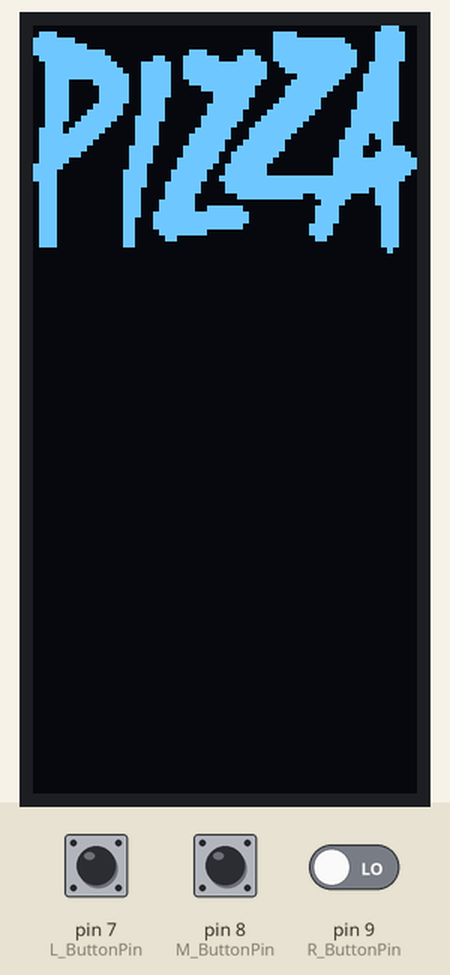
Simulated run of this sketch. Board: Arduino Uno, built with avr-gcc and run on an emulated ATmega328P. On the bench: 64×128 one-colour display. The inputs (shaded band) are chosen by the test bench; at power-on: pin 8 (M_ButtonPin) LOW, pin 7 (L_ButtonPin) LOW, pin 9 (R_ButtonPin) LOW.

Above: at 1.3 s.
1.4 s: pin 8 (M_ButtonPin) pulled HIGH for 0.15 s
At 2.04 s:
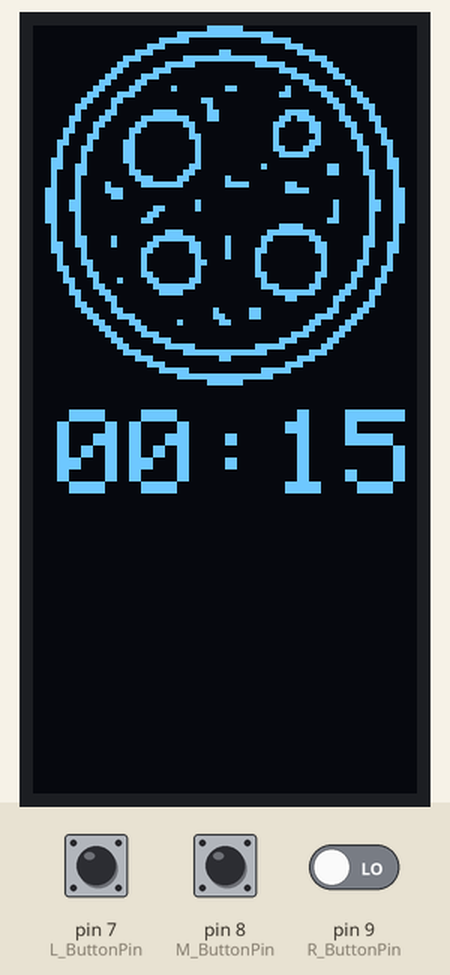
2.1 s: pin 7 (L_ButtonPin) pulled HIGH for 0.15 s
At 2.5 s:
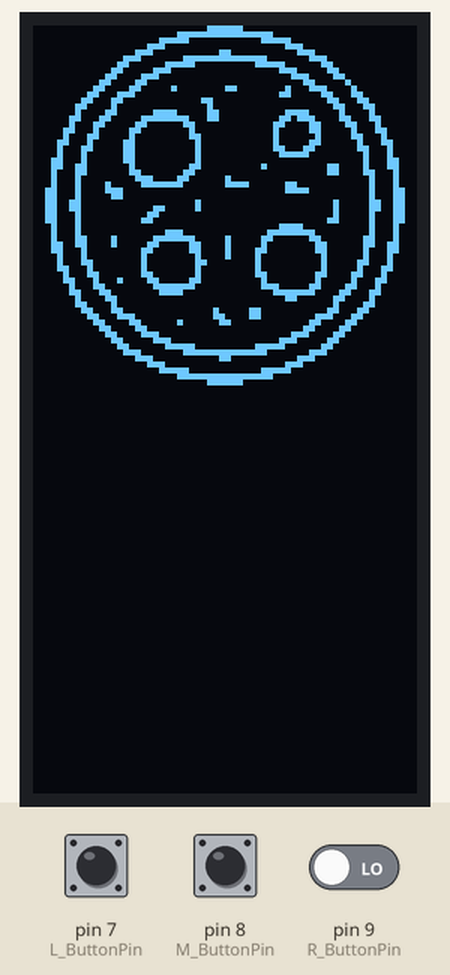
At 5.3 s:
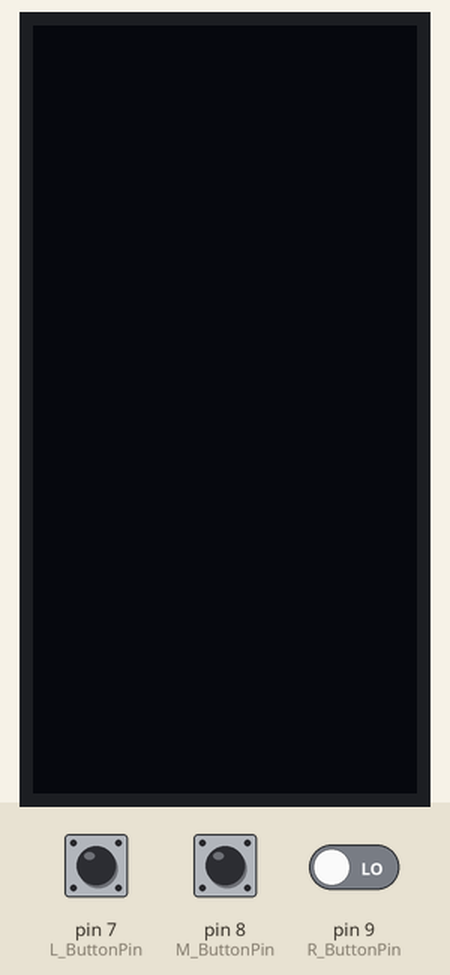
5.5 s: pin 7 (L_ButtonPin) driven HIGH and pin 9 (R_ButtonPin) driven HIGH
8.5 s: pin 7 (L_ButtonPin) driven LOW
11.5 s: pin 8 (M_ButtonPin) pulled HIGH for 1 s
At 12.51 s:
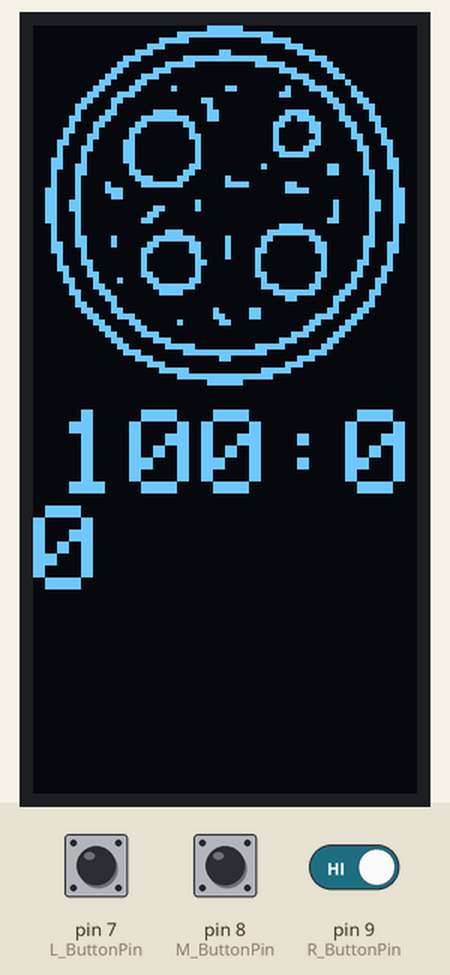

The sketch:

pizzAtime.ino
```cpp
/**************************************************************************
IT's MOTHERBLOODY PIZZATIME
Prototype of Crazy Pedros Full Time Pizza Timer
To Dos:
-Fix debounce, use elapsed Millis for this...
-Replace leading zeroes with sprintf? Not sure if faster
-Refactor time keeping to its own subroutine

**************************************************************************/

#include <Wire.h>             //I2C
#include <Adafruit_GFX.h>     //Graphics library
#include <Adafruit_SSD1306.h> //LCD screen driver
#include <elapsedMillis.h>    //non blocking timer for countdown

#define SCREEN_WIDTH 128 // OLED display width, in pixels
#define SCREEN_HEIGHT 64 // OLED display height, in pixels

#define OLED_RESET 4 // Reset pin # (or -1 if sharing Arduino reset pin)
#define SCREEN_ADDRESS 0x3C
Adafruit_SSD1306 display(SCREEN_WIDTH, SCREEN_HEIGHT, &Wire, OLED_RESET);

// 'word_pizza', 64x38px image of the word "pizza"
const unsigned char PROGMEM word_pizza[] = {
    0x00, 0x00, 0x00, 0x00, 0x00, 0x00, 0x00, 0x38, 0x70, 0x00, 0x00, 0x00, 0x00, 0xf0, 0x00, 0x7c,
    0xfe, 0x00, 0x00, 0x00, 0x00, 0xff, 0xf0, 0x7c, 0xff, 0x80, 0x00, 0x00, 0x00, 0xff, 0xf8, 0x7c,
    0xff, 0xf0, 0x00, 0x38, 0x18, 0xff, 0xfc, 0x7c, 0x7f, 0xf8, 0x0c, 0x7e, 0x3c, 0xff, 0xfc, 0x7c,
    0x3f, 0xfc, 0x3e, 0x7f, 0xfe, 0x7f, 0xfc, 0xf8, 0x3f, 0xfe, 0x3e, 0x7f, 0xfe, 0x3f, 0xf8, 0xf8,
    0x3f, 0xff, 0x3e, 0x7f, 0xfe, 0x0f, 0xf1, 0xf8, 0x3c, 0x3f, 0x3e, 0x3f, 0xfc, 0x1f, 0xe1, 0xf8,
    0x3c, 0x1f, 0x3e, 0x0f, 0xf8, 0x3f, 0xc1, 0xf8, 0x3c, 0x1f, 0x3e, 0x03, 0xf8, 0x3f, 0x83, 0xf8,
    0x3c, 0x1f, 0x3c, 0x03, 0xf0, 0x7f, 0x03, 0xf8, 0x3c, 0x3e, 0x3c, 0x07, 0xf0, 0xff, 0x03, 0xf8,
    0x3c, 0x7e, 0x3c, 0x07, 0xe1, 0xfe, 0x07, 0xf8, 0x3c, 0xfc, 0x7c, 0x0f, 0xe3, 0xfc, 0x07, 0xf8,
    0x39, 0xf8, 0x78, 0x0f, 0xc7, 0xf8, 0x07, 0xf0, 0x7b, 0xf0, 0x78, 0x1f, 0x8f, 0xf0, 0x0f, 0xf0,
    0x7f, 0xe0, 0x78, 0x3f, 0x8f, 0xe0, 0x0f, 0x70, 0x7f, 0xc0, 0x78, 0x3f, 0x1f, 0xc0, 0x1f, 0x30,
    0x7f, 0x80, 0xf0, 0x7f, 0x3f, 0xc0, 0x1e, 0x3c, 0x7f, 0x00, 0xf0, 0x7e, 0x7f, 0x80, 0x1e, 0x7e,
    0x7c, 0x00, 0xf0, 0xfe, 0x7f, 0x00, 0x3f, 0xff, 0xf8, 0x00, 0xe0, 0xfc, 0xfe, 0x00, 0x3f, 0xff,
    0xf0, 0x01, 0xe1, 0xf8, 0xfe, 0x00, 0x3f, 0xfe, 0xf0, 0x01, 0xe1, 0xf9, 0xff, 0xff, 0xff, 0xfc,
    0x70, 0x01, 0xe3, 0xf0, 0xff, 0xff, 0xff, 0xf8, 0x70, 0x01, 0xc3, 0xf0, 0xff, 0xff, 0xff, 0x78,
    0x70, 0x01, 0xc3, 0xe0, 0x3f, 0xf9, 0xf8, 0x78, 0x70, 0x01, 0xc7, 0xe0, 0x00, 0x00, 0xf0, 0x78,
    0x70, 0x01, 0xc7, 0xe7, 0xe0, 0x01, 0xe0, 0x38, 0x70, 0x01, 0xcf, 0xff, 0xf0, 0x01, 0xe0, 0x38,
    0x70, 0x01, 0x8f, 0xff, 0xf0, 0x01, 0xe0, 0x38, 0x70, 0x01, 0x8f, 0xff, 0xe0, 0x03, 0xc0, 0x38,
    0x70, 0x01, 0x87, 0xf8, 0x00, 0x03, 0xc0, 0x38, 0x70, 0x01, 0x83, 0x00, 0x00, 0x01, 0x80, 0x38,
    0x70, 0x01, 0x80, 0x00, 0x00, 0x00, 0x00, 0x38, 0x00, 0x00, 0x00, 0x00, 0x00, 0x00, 0x00, 0x10};

// 'pedro_BMP', 64x69px image of CRAZY PEDRO...
const unsigned char PROGMEM pedro_BMP[] = {
    0x00, 0x00, 0x01, 0xc0, 0x00, 0x00, 0x00, 0x00, 0x00, 0x00, 0x01, 0x30, 0x00, 0x00, 0x00, 0x00,
    0x00, 0x00, 0x02, 0x1f, 0x1f, 0xe0, 0x00, 0x00, 0x00, 0x00, 0x0e, 0x01, 0xf0, 0x1c, 0x00, 0x00,
    0x00, 0x00, 0x3c, 0x00, 0x00, 0x02, 0x00, 0x00, 0x00, 0x00, 0xe0, 0x00, 0x00, 0x01, 0xc0, 0x00,
    0x00, 0x03, 0x00, 0x00, 0x00, 0x00, 0x70, 0x00, 0x00, 0x0c, 0x00, 0x00, 0x00, 0x00, 0x18, 0x00,
    0x00, 0x18, 0x00, 0x00, 0x00, 0x00, 0x0c, 0x00, 0x00, 0x30, 0x00, 0x00, 0x00, 0x00, 0x06, 0x00,
    0x00, 0x60, 0x00, 0x00, 0x00, 0x00, 0x03, 0x00, 0x00, 0xc0, 0x00, 0x00, 0x00, 0x00, 0x01, 0x80,
    0x00, 0x80, 0x00, 0x00, 0x00, 0x00, 0x00, 0x80, 0x01, 0x00, 0x00, 0x00, 0x00, 0x00, 0x00, 0x40,
    0x01, 0x00, 0x00, 0x00, 0x00, 0x00, 0x00, 0x60, 0x01, 0x00, 0x00, 0x08, 0x00, 0x00, 0x00, 0x20,
    0x02, 0x00, 0x00, 0x76, 0x00, 0x00, 0x00, 0x30, 0x02, 0x00, 0x00, 0x41, 0x00, 0x00, 0x01, 0x90,
    0x02, 0x00, 0x00, 0x81, 0x00, 0x00, 0x02, 0x50, 0x02, 0x00, 0x00, 0x80, 0x80, 0x00, 0x1c, 0x28,
    0x02, 0x00, 0x00, 0x80, 0xb6, 0x00, 0x0c, 0x28, 0x04, 0x00, 0x00, 0x40, 0x49, 0x03, 0x88, 0x24,
    0x08, 0x00, 0x00, 0x40, 0x00, 0x82, 0x50, 0x24, 0x30, 0x00, 0x00, 0x20, 0x00, 0x42, 0x20, 0x24,
    0x40, 0x00, 0x00, 0x20, 0xf8, 0x3e, 0x1f, 0x24, 0x60, 0x00, 0x00, 0x22, 0x06, 0x04, 0x20, 0xa0,
    0x30, 0x00, 0x00, 0x1c, 0xf9, 0xf0, 0xbf, 0x30, 0x08, 0x00, 0x00, 0x23, 0xfc, 0x00, 0x7f, 0x88,
    0x08, 0x00, 0x00, 0x2b, 0xfe, 0x62, 0x7f, 0xc4, 0x08, 0x00, 0x00, 0x4f, 0xde, 0x81, 0xfb, 0xd4,
    0x10, 0x00, 0x00, 0x4f, 0x9e, 0x81, 0xfb, 0xe4, 0x10, 0x00, 0x00, 0x4f, 0x9e, 0x81, 0xf3, 0xe4,
    0x10, 0x00, 0x00, 0x4f, 0x8e, 0x85, 0xf0, 0xe4, 0x10, 0x00, 0x00, 0x2b, 0x0e, 0x81, 0xf1, 0xe4,
    0x08, 0x00, 0x00, 0x2b, 0xde, 0x81, 0xfd, 0xf4, 0x08, 0x00, 0x00, 0x4b, 0xde, 0x83, 0x7f, 0xd4,
    0x10, 0x00, 0x00, 0x89, 0xfe, 0x80, 0xff, 0xd2, 0x10, 0x00, 0x00, 0x85, 0xfd, 0x54, 0xbf, 0xd2,
    0x20, 0x00, 0x00, 0x84, 0xf9, 0x1e, 0x5f, 0xa2, 0x20, 0x00, 0x01, 0x02, 0x02, 0x20, 0x2e, 0x62,
    0x20, 0x00, 0x01, 0x01, 0xfd, 0xff, 0x19, 0xe2, 0x20, 0x00, 0x01, 0x00, 0x06, 0x10, 0x80, 0x02,
    0x20, 0x00, 0x01, 0x00, 0x18, 0x1c, 0x40, 0x44, 0x10, 0x00, 0x1d, 0x00, 0x20, 0xe2, 0x20, 0x44,
    0x10, 0x00, 0x23, 0x00, 0x21, 0x1e, 0x10, 0x44, 0x08, 0x00, 0x20, 0x00, 0x42, 0x3c, 0x10, 0x44,
    0x08, 0x00, 0x20, 0x00, 0x42, 0x3f, 0x10, 0x04, 0x08, 0x00, 0x10, 0x00, 0x86, 0x01, 0x88, 0x82,
    0x08, 0x00, 0x10, 0x00, 0x8a, 0x79, 0x48, 0x82, 0x08, 0x00, 0x30, 0x00, 0x91, 0x86, 0x29, 0x04,
    0x08, 0x00, 0x20, 0x01, 0x20, 0x00, 0x2d, 0x04, 0x08, 0x00, 0x20, 0x01, 0x20, 0x00, 0x24, 0x04,
    0x10, 0x00, 0x60, 0x02, 0x20, 0x00, 0x16, 0x04, 0x10, 0x00, 0x80, 0x84, 0x41, 0x00, 0x12, 0x14,
    0x10, 0x01, 0x00, 0xf8, 0x40, 0x80, 0x09, 0x12, 0xf0, 0x00, 0x00, 0x80, 0x80, 0x7c, 0x08, 0xf2,
    0xe0, 0x00, 0x80, 0x81, 0x00, 0x00, 0x0c, 0x13, 0x40, 0x00, 0x80, 0x42, 0x00, 0x00, 0x13, 0x11,
    0x60, 0x00, 0x40, 0x3c, 0x00, 0x00, 0x10, 0xe1, 0x18, 0x00, 0x20, 0x00, 0x00, 0x00, 0x20, 0x01,
    0x06, 0x00, 0x18, 0x00, 0x00, 0x00, 0x40, 0x03, 0x02, 0x00, 0x0c, 0x00, 0x20, 0x00, 0x80, 0x02,
    0x02, 0x00, 0x04, 0x00, 0x18, 0x03, 0x00, 0x06, 0x01, 0x00, 0x07, 0xf0, 0x07, 0x9c, 0x00, 0x04,
    0x01, 0x00, 0x18, 0x0c, 0x00, 0x70, 0x00, 0xf8, 0x00, 0xff, 0xe0, 0x03, 0xc1, 0xc0, 0x03, 0x80,
    0x00, 0x0c, 0x00, 0x00, 0x1f, 0x00, 0x7c, 0x00, 0x00, 0x00, 0x00, 0x00, 0x00, 0xc1, 0x80, 0x00,
    0x00, 0x00, 0x00, 0x00, 0x00, 0x3e, 0x00, 0x00};

// 'pizza_BMP', 60x60px image of a pizza....
const unsigned char PROGMEM pizza_BMP[] = {
    0x00, 0x00, 0x00, 0x1f, 0x80, 0x00, 0x00, 0x00, 0x00, 0x00, 0x03, 0xff, 0xfc, 0x00, 0x00, 0x00,
    0x00, 0x00, 0x1f, 0x00, 0x0f, 0x80, 0x00, 0x00, 0x00, 0x00, 0x70, 0x00, 0x00, 0xe0, 0x00, 0x00,
    0x00, 0x01, 0xc0, 0x06, 0x00, 0x38, 0x00, 0x00, 0x00, 0x07, 0x01, 0xff, 0xf8, 0x0e, 0x00, 0x00,
    0x00, 0x0c, 0x0f, 0x80, 0x1f, 0x03, 0x00, 0x00, 0x00, 0x18, 0x38, 0x00, 0x01, 0xc1, 0x80, 0x00,
    0x00, 0x30, 0xe0, 0x00, 0x00, 0x70, 0xc0, 0x00, 0x00, 0x61, 0x80, 0x00, 0x00, 0x18, 0x20, 0x00,
    0x00, 0xc3, 0x04, 0x03, 0x00, 0x8e, 0x10, 0x00, 0x01, 0x8e, 0x00, 0x00, 0x01, 0x83, 0x18, 0x00,
    0x03, 0x18, 0x00, 0x30, 0x00, 0x01, 0x8c, 0x00, 0x06, 0x10, 0x00, 0x10, 0x00, 0x00, 0xc6, 0x00,
    0x04, 0x30, 0x3c, 0x18, 0x00, 0xf0, 0x42, 0x00, 0x0c, 0x60, 0xff, 0x18, 0x01, 0xb8, 0x63, 0x00,
    0x08, 0xc1, 0x81, 0x80, 0x03, 0x0c, 0x31, 0x00, 0x18, 0x83, 0x00, 0x80, 0x02, 0x0c, 0x11, 0x80,
    0x11, 0x82, 0x00, 0xc0, 0x02, 0x04, 0x18, 0x80, 0x31, 0x06, 0x00, 0x40, 0x02, 0x0c, 0x08, 0xc0,
    0x23, 0x06, 0x00, 0x40, 0x03, 0x18, 0x0c, 0x40, 0x22, 0x06, 0x00, 0x40, 0x01, 0xf0, 0x04, 0x40,
    0x62, 0x06, 0x00, 0x40, 0x00, 0x00, 0x04, 0x60, 0x66, 0x02, 0x00, 0xc0, 0x08, 0x01, 0x84, 0x60,
    0x46, 0x03, 0x01, 0x80, 0x00, 0x01, 0x86, 0x20, 0x44, 0x01, 0xc3, 0x02, 0x00, 0x00, 0x02, 0x20,
    0x44, 0x20, 0xfe, 0x03, 0xc0, 0xc0, 0x02, 0x20, 0xc4, 0x38, 0x00, 0x00, 0x00, 0xf0, 0x02, 0x30,
    0xc4, 0x18, 0x00, 0x00, 0x00, 0x00, 0x02, 0x30, 0xcc, 0x00, 0x00, 0x40, 0x00, 0x00, 0x83, 0x30,
    0xcc, 0x00, 0x30, 0x40, 0x00, 0x00, 0x83, 0x30, 0xc4, 0x00, 0x60, 0x00, 0x00, 0x00, 0x82, 0x30,
    0xc4, 0x00, 0xc0, 0x00, 0x00, 0x01, 0x82, 0x30, 0x44, 0x00, 0x00, 0x00, 0x01, 0xe0, 0x02, 0x20,
    0x44, 0x00, 0x0e, 0x00, 0x07, 0xf8, 0x02, 0x20, 0x46, 0x10, 0x3f, 0x82, 0x0c, 0x0c, 0x06, 0x20,
    0x66, 0x10, 0x60, 0xc2, 0x08, 0x06, 0x06, 0x60, 0x62, 0x00, 0xc0, 0xc2, 0x18, 0x06, 0x04, 0x60,
    0x22, 0x00, 0x80, 0x42, 0x10, 0x02, 0x04, 0x40, 0x23, 0x00, 0x80, 0x60, 0x10, 0x02, 0x0c, 0x40,
    0x31, 0x00, 0x80, 0x40, 0x10, 0x02, 0x08, 0xc0, 0x11, 0x80, 0xc0, 0x40, 0x18, 0x06, 0x18, 0x80,
    0x18, 0x88, 0x60, 0xc0, 0x08, 0x04, 0x11, 0x80, 0x08, 0xc0, 0x3f, 0x80, 0x0e, 0x0c, 0x31, 0x00,
    0x0c, 0x60, 0x1e, 0x00, 0x03, 0xf8, 0x63, 0x00, 0x04, 0x30, 0x00, 0x00, 0x00, 0xc0, 0xc2, 0x00,
    0x06, 0x10, 0x00, 0x00, 0x00, 0x00, 0x86, 0x00, 0x03, 0x18, 0x00, 0x08, 0x30, 0x01, 0x8c, 0x00,
    0x01, 0x8e, 0x00, 0x0c, 0x30, 0x07, 0x18, 0x00, 0x00, 0xc3, 0x02, 0x06, 0x00, 0x0c, 0x30, 0x00,
    0x00, 0x61, 0x80, 0x00, 0x00, 0x18, 0x60, 0x00, 0x00, 0x30, 0xe0, 0x00, 0x00, 0x70, 0xc0, 0x00,
    0x00, 0x18, 0x38, 0x00, 0x01, 0xc1, 0x80, 0x00, 0x00, 0x0c, 0x0f, 0x80, 0x1f, 0x03, 0x00, 0x00,
    0x00, 0x07, 0x01, 0xff, 0xf8, 0x0e, 0x00, 0x00, 0x00, 0x01, 0xc0, 0x06, 0x00, 0x38, 0x00, 0x00,
    0x00, 0x00, 0x70, 0x00, 0x00, 0xe0, 0x00, 0x00, 0x00, 0x00, 0x1f, 0x00, 0x0f, 0x80, 0x00, 0x00,
    0x00, 0x00, 0x03, 0xff, 0xfc, 0x00, 0x00, 0x00, 0x00, 0x00, 0x00, 0x1f, 0x80, 0x00, 0x00, 0x00};

//slice coordinates for drawing triangles
/*
uint16_t sC[8][6] = {
    {30, 29, 30, 0, 59, 0},
    {30, 29, 59, 0, 59, 29},
    {30, 30, 59, 30, 59, 59},
    {30, 30, 59, 59, 30, 59},
    {29, 30, 29, 59, 0, 59},
    {29, 30, 0, 59, 0, 30},
    {29, 29, 0, 29, 0, 0},
    {29, 29, 0, 0, 29, 0}};
*/
uint16_t sC[8][6] = {
    {32, 29, 32, 0, 61, 0},
    {32, 29, 61, 0, 61, 29},
    {32, 30, 61, 30, 61, 59},
    {32, 30, 61, 59, 32, 59},
    {31, 30, 31, 59, 2, 59},
    {31, 30, 2, 59, 2, 30},
    {31, 29, 2, 29, 2, 0},
    {31, 29, 2, 0, 31, 0}};

elapsedMillis countdown_timer;
elapsedMillis button_debounce_timer;

int delay_speed = 50;
int countdown_remaining_time;
int L_buttonState = 0;
int M_buttonState = 0;
int R_buttonState = 0;
int system_state = 0;
bool state_initialised = 0;
int current_menu_option = 0; // 0 = select time, 1 = start
int debouce_millis = 250;
int countdown_target = 15;
int countdown_minutes;
int countdown_seconds;

const int L_ButtonPin = 7; // the number of the pushbutton pin
const int M_ButtonPin = 8; // the number of the pushbutton pin
const int R_ButtonPin = 9; // the number of the LED pin

void setup()
{
    pinMode(L_ButtonPin, INPUT);
    pinMode(R_ButtonPin, INPUT);
    //Serial.begin(9600);

    // SSD1306_SWITCHCAPVCC = generate display voltage from 3.3V internally
    if (!display.begin(SSD1306_SWITCHCAPVCC, SCREEN_ADDRESS))
    {
        //Serial.println(F("SSD1306 allocation failed"));
        for (;;)
            ; // Don't proceed, loop forever
    }
    display.setRotation(1);
    display.setTextColor(WHITE);
    display.setTextSize(2);

    //intro disable to speed up development...
    //displayIntro();

    system_state = 1; //loaded
}

void loop()
{
    get_button_states();

    if (system_state == 1)
    {
        system_state_1();
    }
    else if (system_state == 2)
    {
        system_state_2();
    }
    else if (system_state == 3)
    {
        system_state_3();
    }
    else
    {
        //do nothing
    }

    delay(10); //system refresh speed
}

void displayIntro()
{
    display.clearDisplay();
    display.drawBitmap(2, 0, pizza_BMP, 60, 60, 1);
    display.display();
    delay(500);

    for (int i = 0; i < 8; i++) //Black out all 8 pizza slices in order...
    {
        display.fillTriangle(sC[i][0], sC[i][1], sC[i][2], sC[i][3], sC[i][4], sC[i][5], BLACK);
        display.display();
        delay(delay_speed);
    }

    delay(500);

    display.drawBitmap(0, 0, pedro_BMP, 64, 69, 1);
    display.setTextColor(WHITE);
    display.setTextSize(2);

    for (int i = 0; i < 6; i++) //Flash the word PIZZA!
    {
        display.setCursor(4, 66);
        display.print("PIZZA");
        display.display();
        delay(50);
        display.fillRect(0, 65, 64, 15, BLACK);
        display.display();
        delay(50);
    }

    display.clearDisplay();
    display.display();
    delay(1000);
}

void system_state_1() //main menu
{
    if (state_initialised == 0)
    {
        display.setTextSize(1);
        display.clearDisplay();
        display.drawBitmap(0, 0, word_pizza, 64, 38, 1);
        display.display();
        state_initialised = 1;
    }
    else
    {
        //do nothing
    }

    if (M_buttonState == HIGH)
    {
        system_state = 3;
        state_initialised = 0;
    }
    if (L_buttonState == HIGH)
    {
        display.setCursor(4, 100);
        display.print("Left btn");
        display.display();
        display.fillRect(0, 65, 64, 128, BLACK);
        display.display();
    }
    if (R_buttonState == HIGH)
    {
        display.setCursor(4, 100);
        display.print("Right btn");
        display.display();
        display.fillRect(0, 65, 64, 128, BLACK);
        display.display();
    }
}

void system_state_2() //select time
{
    if (state_initialised == 0)
    {
        state_initialised = 1;
    }
    else
    {
        //do nothing
    }

    if (L_buttonState == HIGH)
    {
    }
    if (R_buttonState == HIGH)
    {
    }
}

void system_state_3() //counting down
{
    if (state_initialised == 0)
    {
        display.clearDisplay();
        display.setTextSize(2);
        display.setCursor(4, 64);
        countdown_minutes = countdown_target / 60;
        countdown_seconds = countdown_target % 60;
        if (countdown_minutes < 10)
        {
            display.print("0");
        }
        display.print(countdown_minutes);
        display.print(":");
        if (countdown_seconds < 10)
        {
            display.print("0");
        }
        display.print(countdown_seconds);
        display.drawBitmap(2, 0, pizza_BMP, 60, 60, 1);
        display.display();
        for (int i = 0; i < 8; i++) //Black out all 8 pizza slices in order...
        {
            display.fillTriangle(sC[i][0], sC[i][1], sC[i][2], sC[i][3], sC[i][4], sC[i][5], BLACK);
            display.display();
            delay(25);
        }
        display.drawBitmap(2, 0, pizza_BMP, 60, 60, 1);
        display.display();
        state_initialised = 1;
        L_buttonState = false;
        countdown_timer = 0;
    }
    else
    {
        //do nothing
    }

    countdown_remaining_time = (countdown_target)-countdown_timer / 1000;
    if (countdown_remaining_time < 0)
    {
        displayIntro();
        displayIntro();
        countdown_target = 6000;
        system_state = 1; //loaded
        state_initialised = 0;
    }
    else
    {
        countdown_minutes = countdown_remaining_time / 60;
        countdown_seconds = countdown_remaining_time % 60;
        display.fillRect(0, 64, 64, 94, BLACK);
        display.setCursor(4, 64);
        if (countdown_minutes < 10)
        {
            display.print("0");
        }
        display.print(countdown_minutes);
        display.print(":");
        if (countdown_seconds < 10)
        {
            display.print("0");
        }
        display.print(countdown_seconds);
        display.display();

        if (M_buttonState == HIGH)
        {
            system_state = 1;
            state_initialised = 0;
        }
        if (L_buttonState == HIGH)
        {
            countdown_target = countdown_target - 60;
        }
        if (R_buttonState == HIGH)
        {
            countdown_target = countdown_target + 60;
        }
    }
}

void get_button_states()
{
    if (button_debounce_timer > 500)
    {
        L_buttonState = digitalRead(L_ButtonPin);
        M_buttonState = digitalRead(M_ButtonPin);
        R_buttonState = digitalRead(R_ButtonPin);

        if (L_buttonState == true || M_buttonState == true || R_buttonState == true)
        {
            button_debounce_timer = 0;
        }
    }
    else
    {
        L_buttonState = false;
        M_buttonState = false;
        R_buttonState = false;
    }
}
```

Measured:
- after the input at 1.4 s, the display: changes after 0.05 s (image 1)
- after the input at 2.1 s, the display: changes after 0.08 s (image 2)
- after the input at 11.5 s, the display: first differs from a run without the input after 0.52 s (image 4 shows a later state)
